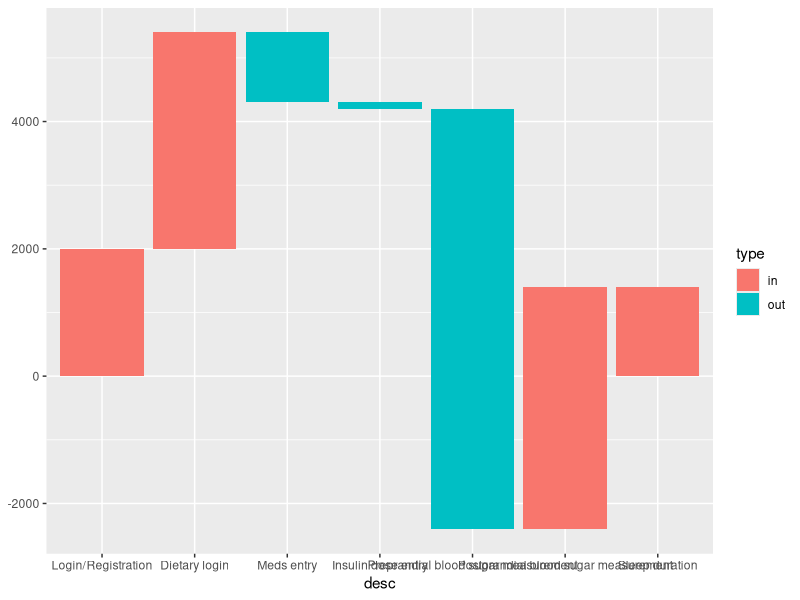

This chart was generated by the following R code:
###########################################
###########################################
#********** Funnel analysis  *************#
###########################################
###########################################

library(ggplot2)

user_data <- data.frame(desc = c("Login/Registration","Dietary login", "Meds entry", "Insulin dose entry", 
                                 "Preprandial blood sugar measurement","Postprandial blood sugar measurement", "Sleep duration"), 
                        Total_users = c(2000,3400, -1100, -100, -6600, 3800, 1400))

user_data$desc <- factor(user_data$desc, levels = user_data$desc)
user_data$id <- seq_along(user_data$Total_users)
user_data$type <- ifelse(user_data$Total_users > 0, "in","out")
user_data[user_data$desc %in% c("Starting Cash", "End Cash"),"type"] <- "net"

user_data$end <- cumsum(user_data$Total_users)
user_data$end <- c(head(user_data$end, -1), 0)
user_data$start <- c(0, head(user_data$end, -1))
user_data<- user_data[, c(1,3,4,6,5,2)]

ggplot(user_data, aes(desc, fill = type)) + geom_rect(aes(x = desc,
                                                        xmin = id - 0.45, xmax = id + 0.45, ymin = end,
                                                        ymax = start))

strwr <- function(str) gsub(" ", "\n", str)

p1 <- ggplot(user_data, aes(fill = type)) + geom_rect(aes(x = desc,xmin = id - 0.45, xmax = id + 0.45, ymin = end,
                                                          ymax = start)) + 
  scale_x_discrete("", breaks = levels(user_data$desc),labels = strwr(levels(user_data$desc))) 


